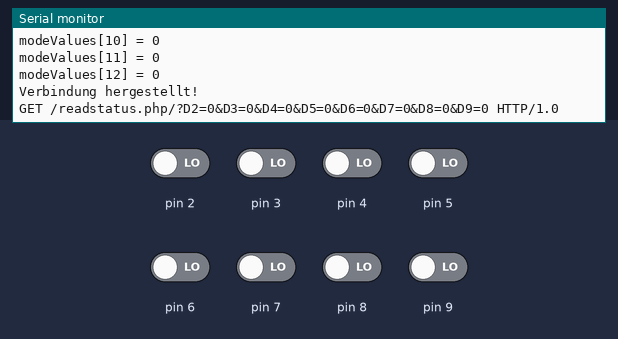
Bench run of a sketch on a simulated Arduino Uno, built with avr-gcc and run on an emulated ATmega328P. Shown: the last lines printed to the serial monitor. The inputs (shaded band) are chosen by the test bench; at power-on: pin 2–9 LOW. WiFi joins after 1.5 s; servers stay silent unless stated; uploads are accepted with an empty reply.

Above: at 5.1 s.
5.2 s: pin 2 driven HIGH
8.4 s: pin 3 driven HIGH
At 11.3 s:
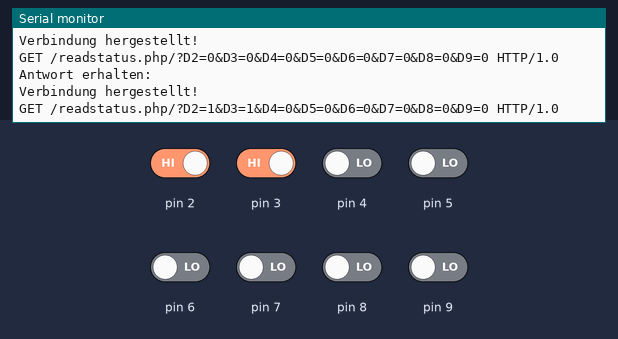
11.6 s: pin 4 driven HIGH
At 12.9 s:
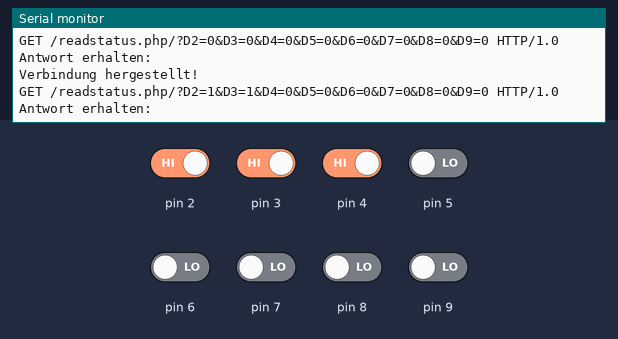
14.8 s: pin 5 driven HIGH
At 17.7 s:
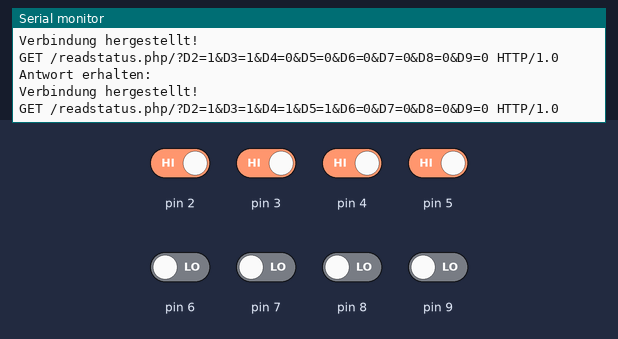
18.0 s: pin 6 driven HIGH
At 18.0 s:
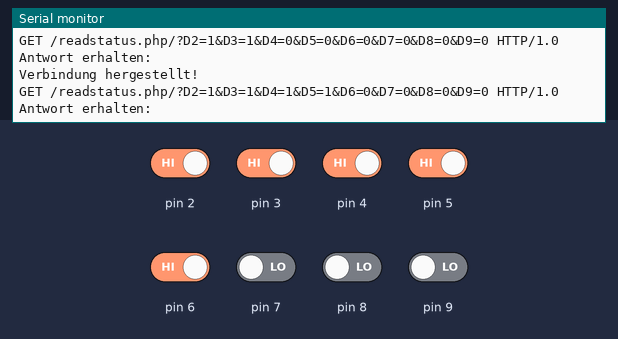
21.2 s: pin 7 driven HIGH
At 23.9 s:
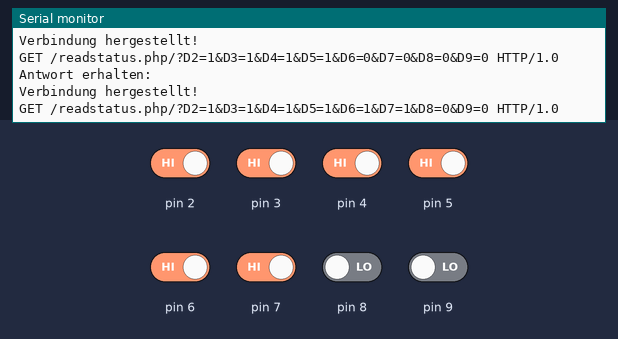
Timing chart, 0 to 25.4 s (numbered marks = the images above; inputs shaded):
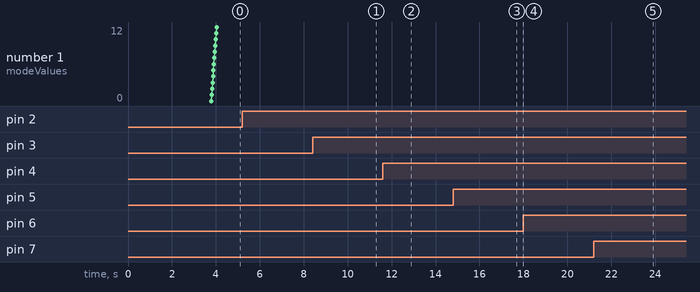

The sketch:

arduino.ino
```cpp
#include <Ethernet.h>
#include <ArduinoJson.h>

byte mac[] = {0xDE, 0xAD, 0xBE, 0xEF, 0xFE, 0xED};
IPAddress serverIP(45, 93, 251, 21);

EthernetClient client;
int modeValues[13];

void setModes() {
  StaticJsonDocument<200> modes;

  // HTTP Request
  if (client.connect(serverIP, 80)) {
    Serial.println("Verbindung hergestellt!");
    client.println("GET /modes.php HTTP/1.0");
    client.println("Host: 45.93.251.21");
    client.println();
    delay(1000);
    String json_modes = "";
    boolean httpBodyStarted = false;
    while (client.available()) {
      char c = client.read();
      if (c == '{' && !httpBodyStarted) {
        httpBodyStarted = true;
      }
      if (httpBodyStarted) {
        json_modes += c;
      }
    }
    Serial.println("Antwort erhalten:");
    Serial.println(json_modes); // DEBUG
    client.stop();

    // JSON handeling
    deserializeJson(modes, json_modes);
    for (int i = 0; i < modes.size() ; i++) {
      modeValues[i] = modes["D" + String(i+2)].as<int>();
      if(modeValues[i] == 0 && i+2 != 4) {
        pinMode(i+2, OUTPUT);
        Serial.println("Initilised D" + String(i+2) + " as OUTPUT"); // DEBUG
      } else if(modeValues[i] == 1 && i+2 != 4) {
        pinMode(i+2, INPUT);
        Serial.println("Initilised D" + String(i+2) + " as INPUT"); // DEBUG
      } else if(i+2 == 4) {
        Serial.println("Skipped D4."); // DEBUG
      } else {
        Serial.println("Initialisation Error at D" + i+2); // DEBUG
      }
    }
    // DEBUG
    for (int i = 0; i < sizeof(modeValues)/sizeof(modeValues[0]); i++) {
      Serial.print("modeValues[");
      Serial.print(i);
      Serial.print("] = ");
      Serial.println(modeValues[i]);
    }
    } else {
      Serial.println("Verbindung fehlgeschlagen! - Init - Stopping...");
      while(true){}
  }
}
// LOOP request

void request() {
  StaticJsonDocument<200> doc;
  if (client.connect(serverIP, 80)) {
    Serial.println("Verbindung hergestellt!");
    client.println("GET /readstatus.php/?D2=" + String(digitalRead(2)) + "&D3=" + String(digitalRead(3)) + "&D4=" + String(digitalRead(4)) + "&D5=" + String(digitalRead(5)) + "&D6=" + String(digitalRead(6)) + "&D7=" + String(digitalRead(7)) + "&D8=" + String(digitalRead(8)) + "&D9=" + String(digitalRead(9)) + " HTTP/1.0"); // Sende GET-Anfrage
    Serial.println("GET /readstatus.php/?D2=" + String(digitalRead(2)) + "&D3=" + String(digitalRead(3)) + "&D4=" + String(digitalRead(4)) + "&D5=" + String(digitalRead(5)) + "&D6=" + String(digitalRead(6)) + "&D7=" + String(digitalRead(7)) + "&D8=" + String(digitalRead(8)) + "&D9=" + String(digitalRead(9)) + " HTTP/1.0");
    client.println("Host: 45.93.251.21");
    client.println();
    delay(1000);
    String json_data = "";
    boolean httpBodyStarted = false;
    while (client.available()) {
      char c = client.read();
      if (c == '{' && !httpBodyStarted) {
        httpBodyStarted = true;
      }
      if (httpBodyStarted) {
        json_data += c;
      }
    }
    Serial.println("Antwort erhalten:");
    Serial.println(json_data);
    client.stop();

    // JSON handeling
    deserializeJson(doc, json_data);
    int targetValues[doc["target"].size()];

    int index = 0;
    for (JsonPair kv : doc["target"].as<JsonObject>()) {
      targetValues[index++] = kv.value().as<int>();
    }

    // DEBUG
    for (int i = 0; i < sizeof(targetValues)/sizeof(targetValues[0]); i++) {
      if(modeValues[i] == 0){
        Serial.print("targetValues[");
        Serial.print(i);
        Serial.print("] = ");
        Serial.println(targetValues[i]);

        if(targetValues[i] == -1){
          digitalWrite(i+2, HIGH);
        } else if (targetValues[i] > 0){
          digitalWrite(i+2, HIGH);
          delay(targetValues[i]*1000);
          digitalWrite(i+2, LOW);
        } else if (targetValues[i] == 0){
          digitalWrite(i+2, LOW);
        } else {
          Serial.print("Error reading targetValues at D");
          Serial.print(String(i+2));
          Serial.println(".");
        }
      }
    }
  } else {
    Serial.println("Verbindung fehlgeschlagen!");
  }
}

void setup() {
  Serial.begin(9600);
  Ethernet.begin(mac);
  delay(1000);
  setModes();
}

void loop() {
  request();
  delay(5000);
}
```

Measured:
- after the input at 8.4 s, the serial monitor: prints a new line after 2.1 s (image 1)
- after the input at 14.8 s, the serial monitor: prints a new line after 2.0 s (image 3)
- after the input at 21.2 s, the serial monitor: prints a new line after 1.9 s (image 5)
